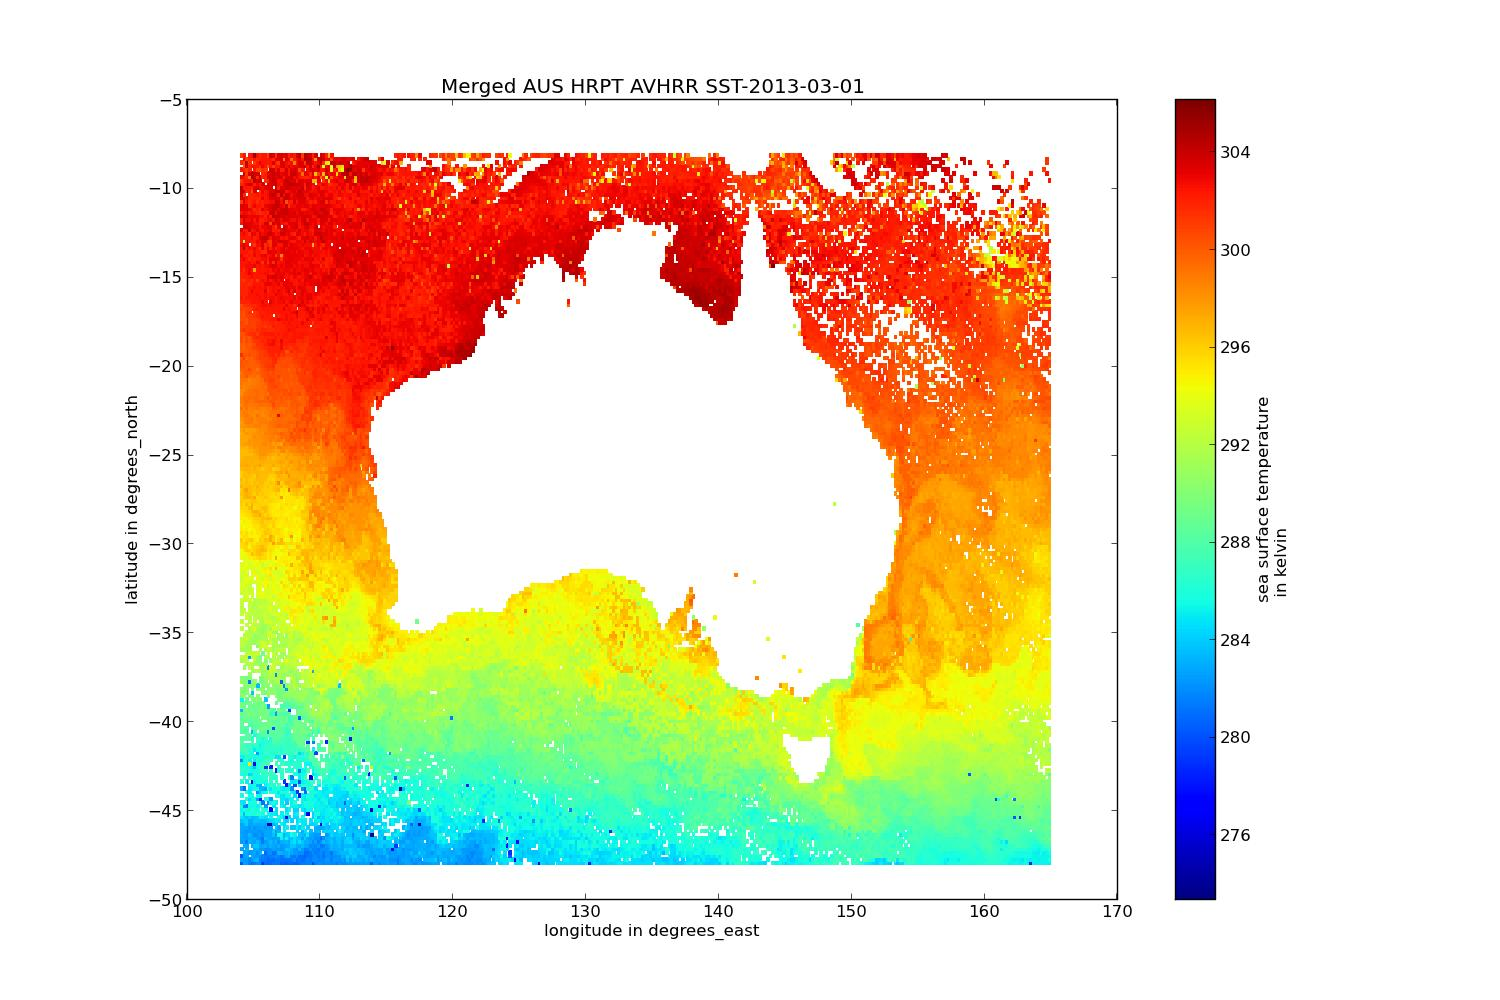

Generate this figure with Python:
#!/bin/env python
# -*- coding: utf-8 -*-
#
# Author: Laurent Besnard
# Institute: IMOS / eMII
# email address: laurent.besnard@utas.edu.au
# Website: http://imos.org.au/  https://github.com/aodn/imos_user_code_library
# May 2013; Last revision: 20-May-2013
#
# Copyright 2013 IMOS
# The script is distributed under the terms of the GNU General Public License

from netCDF4 import Dataset
from numpy import meshgrid
from matplotlib.pyplot import (figure, pcolor, colorbar, xlabel, ylabel, 
                               title, show)

######## GHRSST – L3P mosaic
srs_L3P_URL = 'http://thredds.aodn.org.au/thredds/dodsC/IMOS/eMII/demos/SRS/SRS-SST/L3P/2013/20130315-ABOM-L3P_GHRSST-SSTsubskin-AVHRR_MOSAIC_01km-AO_DAAC-v01-fv01_0.nc' 
srs_L3P_DATA = Dataset(srs_L3P_URL) 

step = 20 # we take one point out of 'step'. Only to make it faster to plot
sst = srs_L3P_DATA.variables['sea_surface_temperature'][0,::step,::step]
lat =srs_L3P_DATA.variables['lat'][::step]
lon = srs_L3P_DATA.variables['lon'][::step]
[lon_mesh,lat_mesh] = meshgrid(lon,lat)  #we create a matrix of similar size to be used afterwards with pcolor

figure1 =  figure(num=None, figsize=(15, 10), dpi=80, facecolor='w', edgecolor='k')
pcolor(lon_mesh,lat_mesh ,sst)

title(srs_L3P_DATA.title + '-' +  srs_L3P_DATA.start_date)
xlabel(srs_L3P_DATA.variables['lon'].long_name +  ' in ' + srs_L3P_DATA.variables['lon'].units)
ylabel(srs_L3P_DATA.variables['lat'].long_name +  ' in ' + srs_L3P_DATA.variables['lat'].units)

cbar = colorbar()
cbar.ax.set_ylabel(srs_L3P_DATA.variables['sea_surface_temperature'].long_name + '\n in ' + srs_L3P_DATA.variables['sea_surface_temperature'].units)
show()
